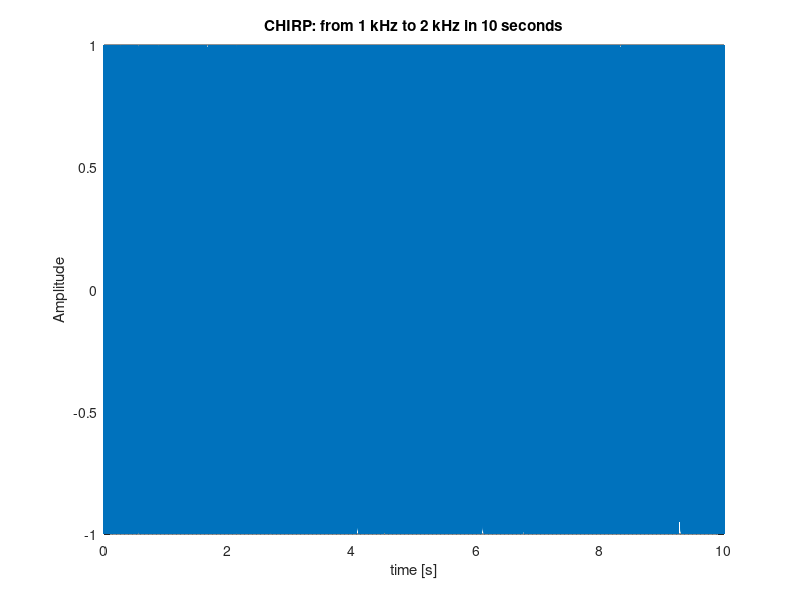
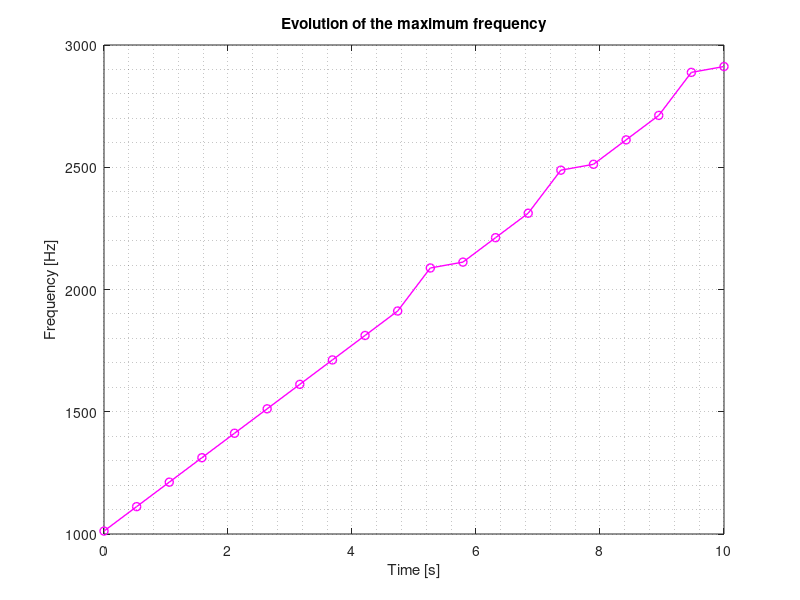

MATLAB code for these plots, in order:
%% PRACTICE 8.5. Time evolution of the maximum frequency of the periodogram

clc, clear all, close all
duration = 10;
fo = 1000;
f1 = 2000; 
Fmax=f1;
Fs = 10*Fmax;
Ts = 1/Fs;
tn = Ts:Ts:duration;
p=1; % p is the polynomial order (p=1: linear) (p=2: quadratic)
beta   = (f1-fo)./(duration.^(p));
fi=fo+beta*tn; % + for increasing instantaneous frequency
y = cos(2*pi*fi.*tn); % Element-wise operator (.) is required to avoid errors.
plot(tn,y);
title('CHIRP: from 1 kHz to 2 kHz in 10 seconds');
xlabel('time [s]');
ylabel('Amplitude');
grid minor;
sound(y,Fs)

%-----CREATION AND COMPUTATION OF FMAX EVOLUTION-----
portion = input('Enter the size of the portion you wish to view (%): ');   
Longitude = length(y);                             % Chirp signal length
Longitude_percent = Longitude * portion /100;        % Convert length to percentage
portions = floor(100 / portion);                                  % Number of desired portions of the total sample
factor = 128;                                                             % Factor for nFFT resolution
points_nFFT = 2^ceil(log2(Longitude_percent))*factor;       % nFFT points computation

% For-loop to sweep through the signal portions
freq = Fs*(0:(points_nFFT/2))/points_nFFT;         % Frequency vector
var1 = 1;                                                                    % Auxiliary variable used in the for-loop portions
var2 = Longitude_percent;                                        % Auxiliary variable used in the for-loop portions
for i = 1:portions
    matrix = y(:,var1:var2);                                   
    Y = fft(matrix, points_nFFT);                                          
    P = Y(1: points_nFFT/2+1);                                             
    [Pmax(i), index] = max(abs(P));                                       
    F_max(i) = freq(index);                                                 
    var1 = var1 + Longitude_percent;                                     
    var2 = var2 + Longitude_percent;                                     
end

%------PLOT OF FMAX EVOLUTION---------
t_n = linspace(0,duration, length(F_max)); 
figure                          
plot(t_n,F_max,'m-o','LineWidth',1)                                      
title("Evolution of the maximum frequency")                            
xlabel('Time [s]')                                                               
ylabel('Frequency [Hz]')                                                           
grid minor
